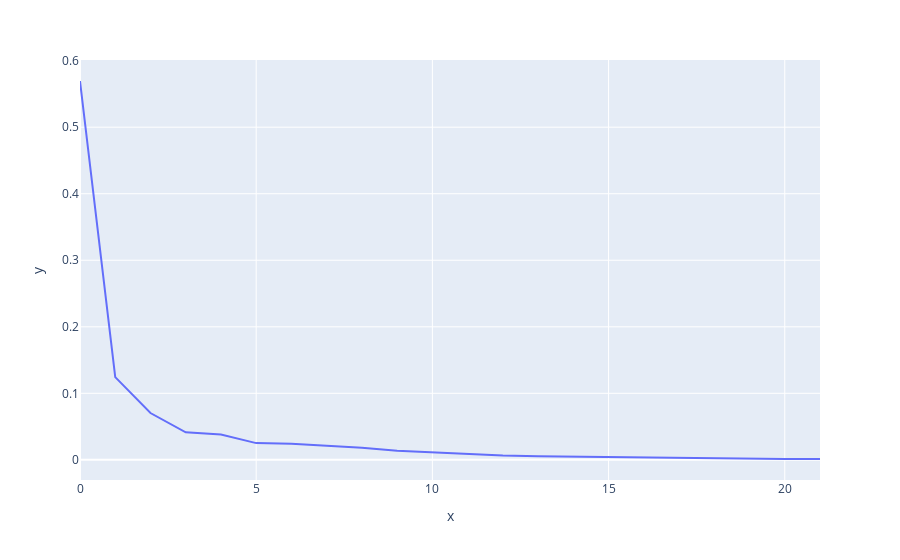

Write notebook code for a chart like this one.
### Code cell
from sklearn.decomposition import PCA

pca = PCA(n_components=len(problem.space))
pca.fit(hp_array)

print(pca.explained_variance_ratio_)

score = 0
for i in range(len(pca.explained_variance_ratio_)-1):
    score += pca.explained_variance_ratio_[i] - pca.explained_variance_ratio_[i+1]

print(score)

# score = 1 - (score/(1/(22-1)))
print(1 - score)

fig = px.line(x=np.arange(len(problem.space)), y=pca.explained_variance_ratio_)
fig.show()

### Figure 1 — Plotly figure (JSON) as saved in the notebook; plotly's stock layout.template omitted (floating-point values rounded to 4 significant figures)
{"data": [{"hovertemplate": "x=%{x}<br>y=%{y}<extra></extra>", "legendgroup": "", "line": {"color": "#636efa", "dash": "solid"}, "marker": {"symbol": "circle"}, "mode": "lines", "name": "", "orientation": "v", "showlegend": false, "type": "scatter", "x": [0, 1, 2, 3, 4, 5, 6, 7, 8, 9, 10, 11, 12, 13, 14, 15, 16, 17, 18, 19, 20, 21], "xaxis": "x", "y": [0.5694, 0.1243, 0.0704, 0.04136, 0.03806, 0.02515, 0.02408, 0.02111, 0.01824, 0.01361, 0.01116, 0.0087, 0.006456, 0.005526, 0.004786, 0.004388, 0.003414, 0.003058, 0.002216, 0.001924, 0.001357, 0.001281], "yaxis": "y"}], "layout": {"autosize": true, "legend": {"tracegroupgap": 0}, "margin": {"t": 60}, "xaxis": {"anchor": "y", "autorange": true, "domain": [0, 1], "range": [0, 21], "title": {"text": "x"}, "type": "linear"}, "yaxis": {"anchor": "x", "autorange": true, "domain": [0, 1], "range": [-0.03028, 0.601], "title": {"text": "y"}, "type": "linear"}}}
